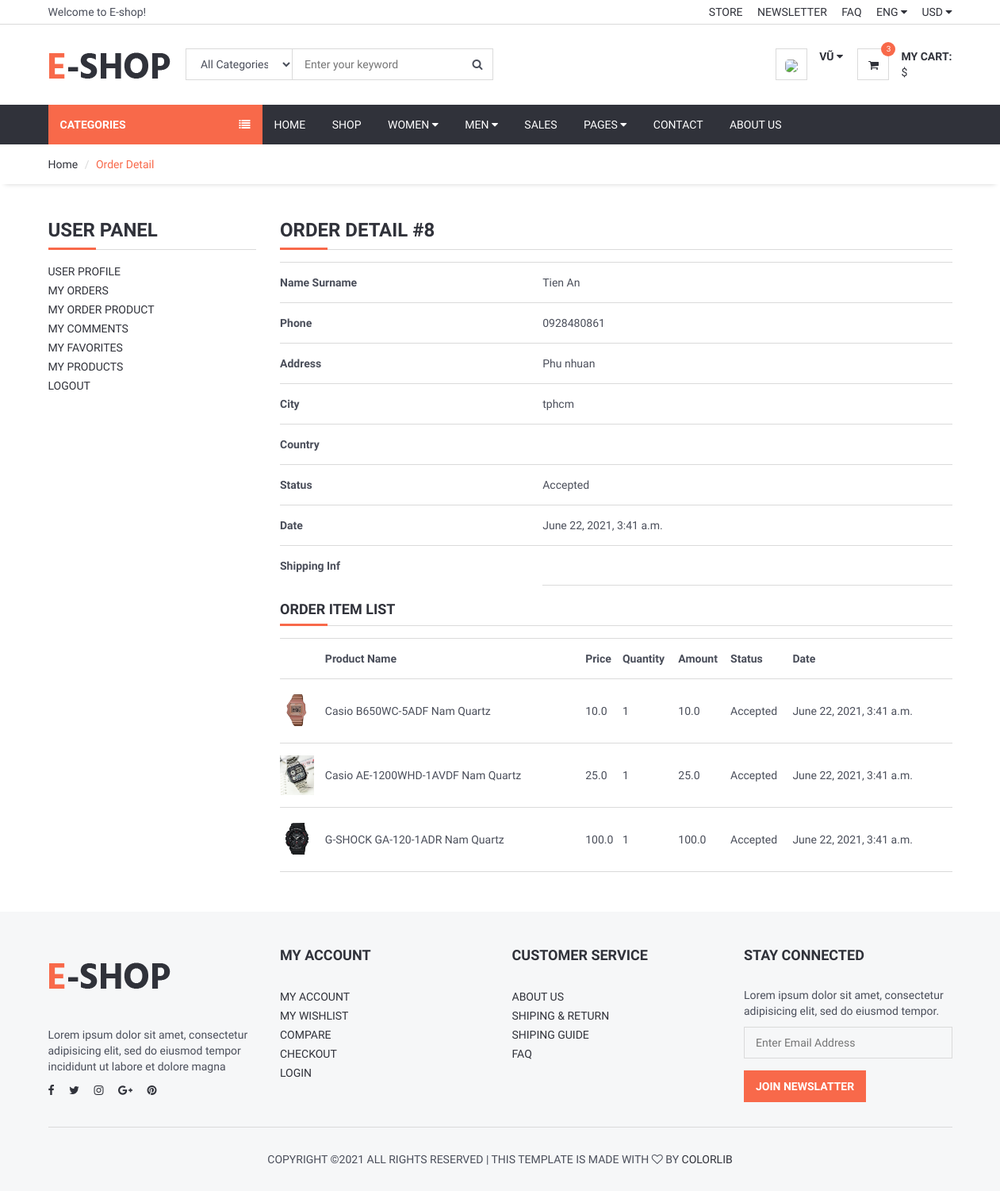
/user/order_detail/8 (signed in), run on an earlier commit of the app's database.
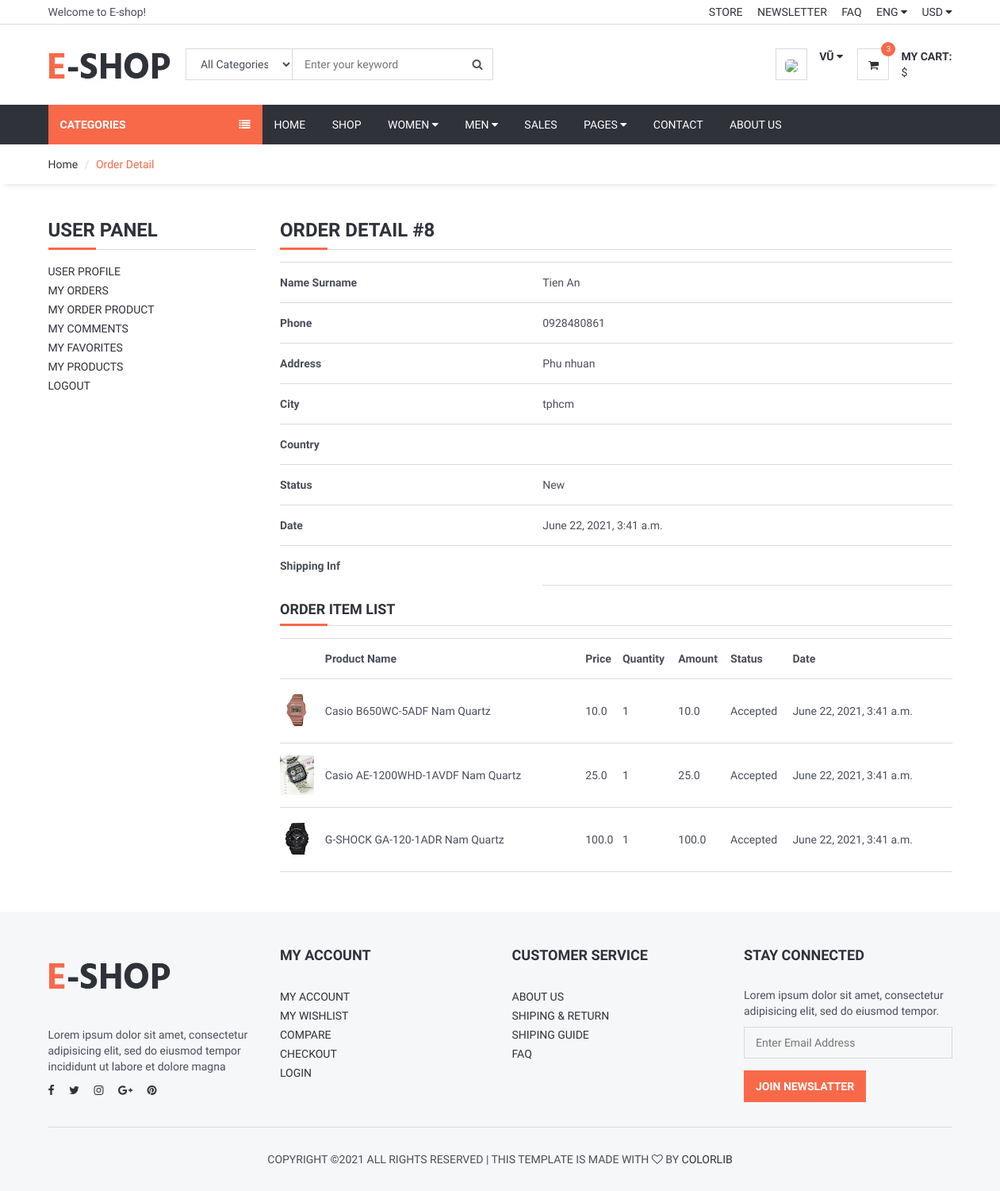
And on a later commit of the database.
### order/models.py (models this page shows, shortened)
class Order(models.Model):
    STATUS = (
        ('New', 'New'),
        ('Accepted', 'Accepted'),
        ('Preaparing', 'Preaparing'),
        ('OnShipping', 'OnShipping'),
        ('Completed', 'Completed'),
        ('Canceled', 'Canceled'),
    )
    user = models.ForeignKey(User, on_delete=models.SET_NULL, null=True)
    code = models.CharField(max_length=5, editable=False)
    first_name = models.CharField(max_length=10)
    last_name = models.CharField(max_length=10)
    phone = models.CharField(blank=True, max_length=20)
    address = models.CharField(blank=True, max_length=150)
    city = models.CharField(blank=True, max_length=20)
    country = models.CharField(blank=True, max_length=20)
    total = models.FloatField()
    status=models.CharField(max_length=10,choices=STATUS,default='New')
    ip = models.CharField(blank=True, max_length=20)
    adminnote = models.CharField(blank=True, max_length=100)
    create_at=models.DateTimeField(auto_now_add=True)
    update_at=models.DateTimeField(auto_now=True)

### user/views.py (the view)
# urls.py: path('order_detail/<int:id>', views.user_order_detail, name='user_order_detail'),
def user_order_detail(request, id):
    category = Category.objects.all()
    current_user = request.user
    order = Order.objects.get(user_id = current_user.id, id=id)
    orderDetails = OrderDetail.objects.filter(order_id=id)
    context =  {
        'category': category,
        'order': order,
        'orderDetails': orderDetails
    }
    return render(request, "user/user_order_detail.html", context)

### user/templates/user/user_order_detail.html (shortened to what the changed rows need)
{% extends 'home/homebase.html' %}
{% block body %}
	<div class="section">
		<div class="container">
			<div class="row">
					<div class="col-md-9">
						<div class="order-summary clearfix">
							<div class="section-title">
								<h3 class="title">Order Detail #{{order.id}} </h3>
							</div>
						<table class="shopping-cart-table table">
                            <tr>
                                <th class="text-left">Name Surname</th>
                                <td class="text-left">{{ order.first_name}} {{ order.last_name }} </td>
                            </tr>
                            <tr>
                                <th class="text-left">Phone</th>
                                <td class="text-left">{{ order.phone}}</td>
                            </tr>
                            <tr>
                                <th class="text-left">Address</th>
                                <td class="text-left">{{ order.address}}</td>
                            </tr>
                            <tr>
                                <th class="text-left">City</th>
                                <td class="text-left">{{ order.city}}</td>
                            </tr>
                            <tr>
                                <th class="text-left">Country</th>
                            </tr>
                            <tr>
                                <th class="text-left">Status</th>
                                <td class="text-left">{{ order.status}}</td>
                            </tr>
                            <tr>
                                <th class="text-left">Date</th>
                                <td class="text-left">{{ order.create_at}}</td>
                            </tr>
                            <th class="text-left">Shipping Inf</th>
                        </table>
                        <table class="shopping-cart-table table">
                            <tr>
                                <th class="text-left"></th>
                                <th class="text-left">Product Name </th>
                                <th class="text-left">Price </th>
                                <th class="text-left">Quantity </th>
                                <th class="text-left">Amount </th>
                                <th class="text-left">Status </th>
                                <th class="text-left">Date </th>
                            </tr>
                        </table>
						</div>
					</div>
			</div>
		</div>
	</div>
{% endblock %}

What changed in the data, as far as the page shows it:
changed Order "Tien": status "Accepted" → "New"
